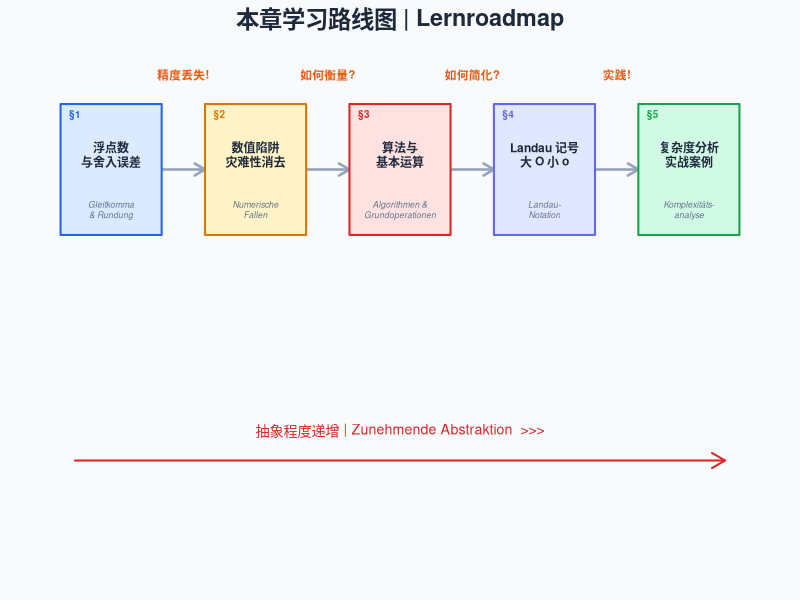
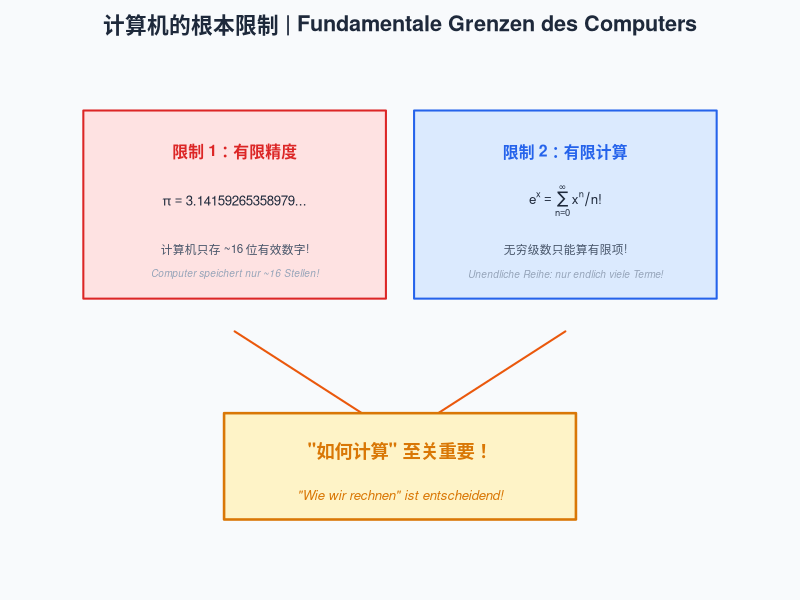
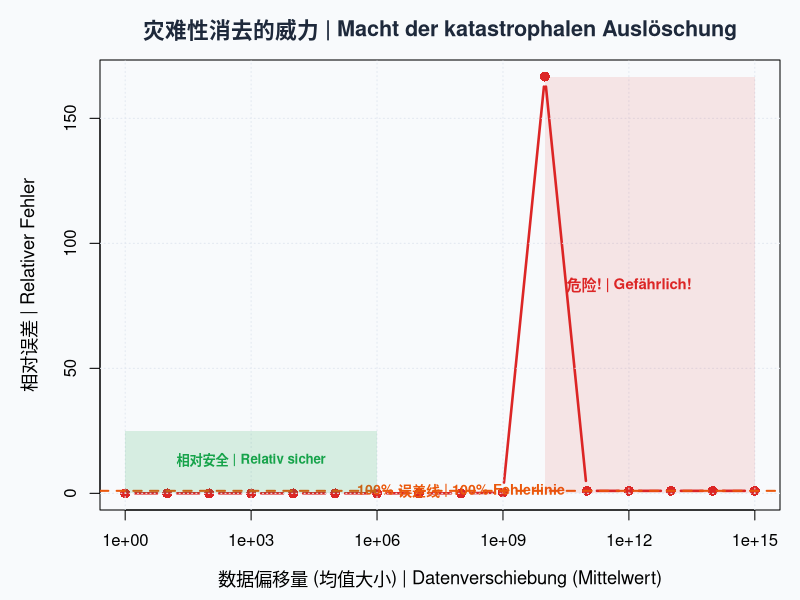
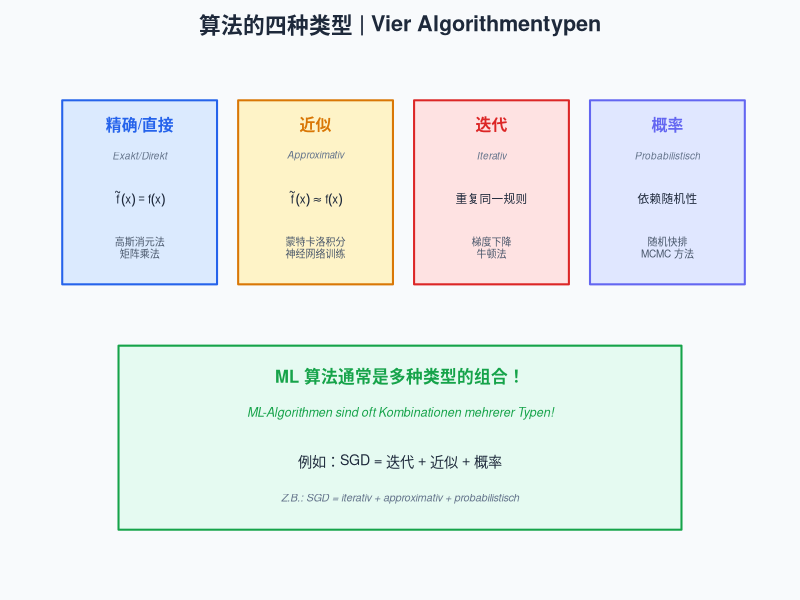
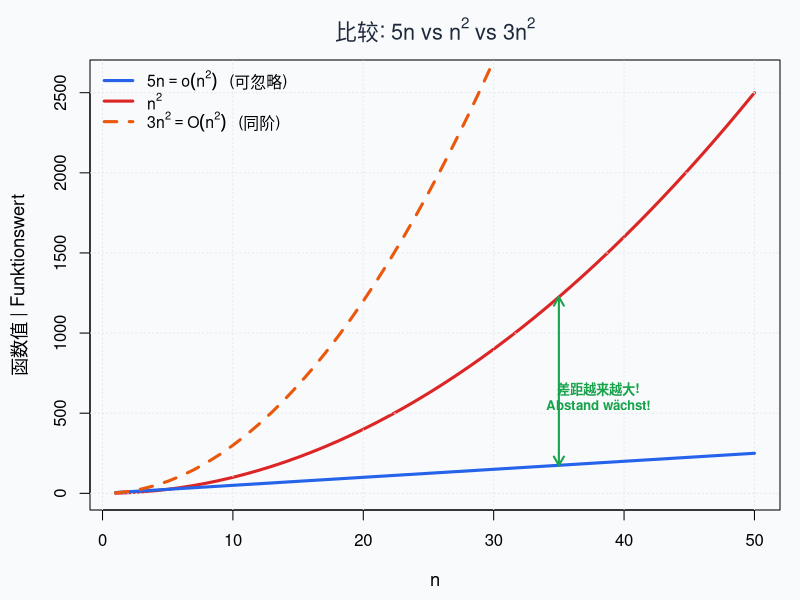
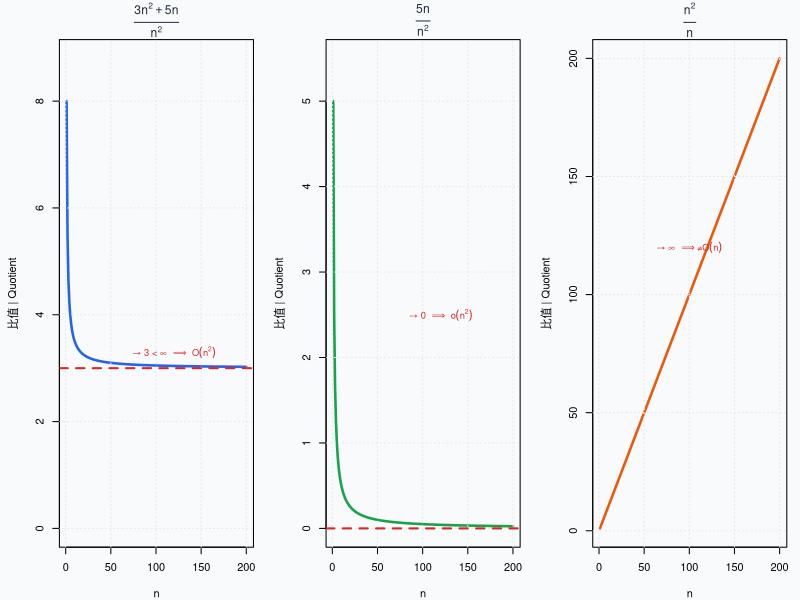
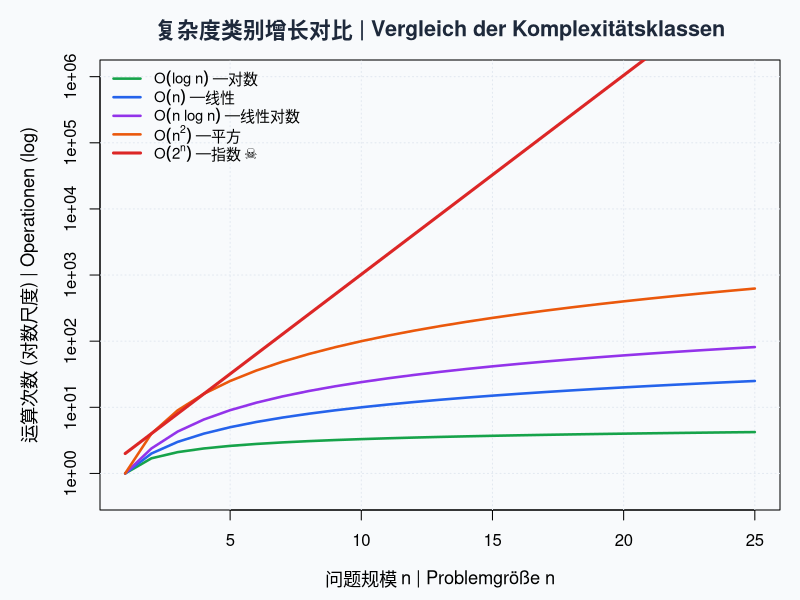
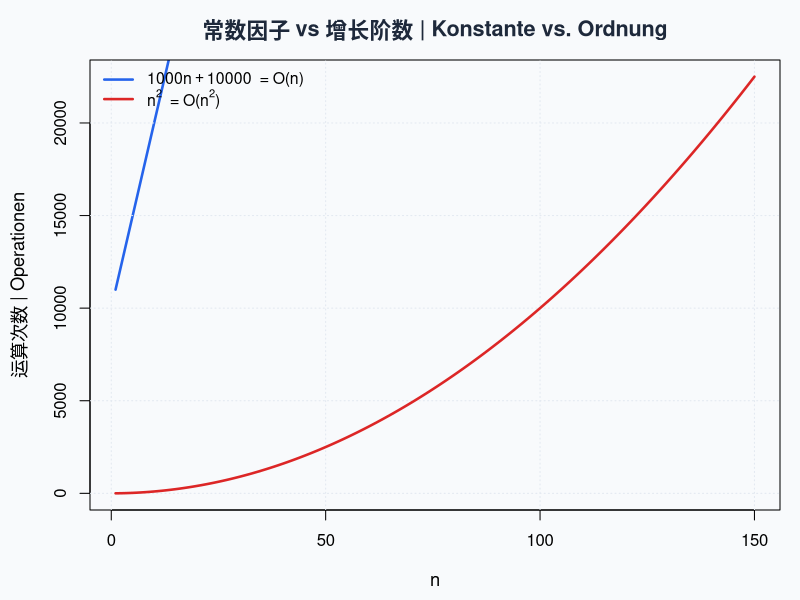

Reproduce these figures in R, in order.
## ---- chunk 1
#| label: setup
#| include: false
knitr::opts_chunk$set(
  fig.width = 9, fig.height = 5.5,
  message = FALSE, warning = FALSE,
  dev = "ragg_png", dpi = 150
)

# 全局配色方案 | Globales Farbschema
palette_main <- list(
  blue     = "#2563EB",
  red      = "#DC2626",
  green    = "#16A34A",
  orange   = "#EA580C",
  purple   = "#9333EA",
  gray     = "#6B7280",
  bg_light = "#F8FAFC",
  bg_warn  = "#FEF3C7"
)
## ---- chunk 2
#| label: fig-roadmap
#| fig-cap: "本章学习路线图：从计算机的限制到复杂度分析 | Lernroadmap: Von den Grenzen des Computers zur Komplexitätsanalyse"
#| dev: "ragg_png"
#| code-fold: true

par(mar = c(0.5, 0.5, 2, 0.5), bg = "#F8FAFC")
plot(NULL, xlim = c(0, 10), ylim = c(0, 7), axes = FALSE, 
     xlab = "", ylab = "", main = "")
title(expression(bold("本章学习路线图 | Lernroadmap")), 
      cex.main = 1.4, col.main = "#1E293B")

# Draw path
steps_x <- c(1, 3, 5, 7, 9)
steps_y <- c(5.5, 5.5, 5.5, 5.5, 5.5)
arrows(steps_x[-5] + 0.7, steps_y[-5], steps_x[-1] - 0.7, steps_y[-1],
       col = "#94A3B8", lwd = 2.5, length = 0.12)

labels_cn <- c("浮点数\n与舍入误差", "数值陷阱\n灾难性消去", 
               "算法与\n基本运算", "Landau 记号\n大 O 小 o", 
               "复杂度分析\n实战案例")
labels_de <- c("Gleitkomma\n& Rundung", "Numerische\nFallen", 
               "Algorithmen &\nGrundoperationen", "Landau-\nNotation", 
               "Komplexitäts-\nanalyse")
colors <- c("#DBEAFE", "#FEF3C7", "#FEE2E2", "#E0E7FF", "#D1FAE5")
borders <- c("#2563EB", "#D97706", "#DC2626", "#6366F1", "#16A34A")

for (i in 1:5) {
  rect(steps_x[i] - 0.7, steps_y[i] - 0.9, steps_x[i] + 0.7, steps_y[i] + 0.9,
       col = colors[i], border = borders[i], lwd = 2)
  text(steps_x[i], steps_y[i] + 0.2, labels_cn[i], cex = 0.72, font = 2, col = "#1E293B")
  text(steps_x[i], steps_y[i] - 0.55, labels_de[i], cex = 0.52, col = "#64748B", font = 3)
}

# Difficulty arrow
arrows(0.5, 1.5, 9.5, 1.5, col = "#DC2626", lwd = 2, length = 0.15)
text(5, 1.9, "抽象程度递增 | Zunehmende Abstraktion  >>>", cex = 0.85, col = "#DC2626")

# Trigger labels
triggers <- c("", "精度丢失!", "如何衡量?", "如何简化?", "实践!")
for (i in 2:5) {
  text(steps_x[i] - 1, steps_y[i] + 1.3, triggers[i],
       cex = 0.7, col = "#EA580C", font = 2)
}

for (i in 1:5) {
  text(steps_x[i] - 0.5, steps_y[i] + 0.75, paste0("§", i), 
       cex = 0.6, col = borders[i], font = 2)
}
## ---- chunk 3
#| label: fig-finite-limits
#| fig-cap: "计算机的两大根本限制：有限精度和有限计算 | Zwei fundamentale Grenzen: endliche Präzision und endliche Berechnung"
#| code-fold: true

par(bg = "#F8FAFC", mar = c(1, 1, 2.5, 1))
plot(NULL, xlim = c(0, 10), ylim = c(0, 6), axes = FALSE, xlab = "", ylab = "")
title("计算机的根本限制 | Fundamentale Grenzen des Computers", 
      cex.main = 1.3, col.main = "#1E293B")

# Limitation 1: finite precision
rect(0.5, 3.2, 4.8, 5.5, col = "#FEE2E2", border = "#DC2626", lwd = 2)
text(2.65, 5.0, "限制 1：有限精度", cex = 0.95, font = 2, col = "#DC2626")
text(2.65, 4.4, expression(pi == "3.14159265358979..."), cex = 0.8, col = "#1E293B")
text(2.65, 3.8, "计算机只存 ~16 位有效数字!", cex = 0.7, col = "#475569")
text(2.65, 3.5, "Computer speichert nur ~16 Stellen!", cex = 0.6, col = "#94A3B8", font = 3)

# Limitation 2: finite computation
rect(5.2, 3.2, 9.5, 5.5, col = "#DBEAFE", border = "#2563EB", lwd = 2)
text(7.35, 5.0, "限制 2：有限计算", cex = 0.95, font = 2, col = "#2563EB")
text(7.35, 4.4, expression(e^x == sum(x^n / n*"!", n==0, infinity)), cex = 0.8, col = "#1E293B")
text(7.35, 3.8, "无穷级数只能算有限项!", cex = 0.7, col = "#475569")
text(7.35, 3.5, "Unendliche Reihe: nur endlich viele Terme!", cex = 0.6, col = "#94A3B8", font = 3)

# Consequence arrow
arrows(2.65, 2.8, 5, 1.5, col = "#EA580C", lwd = 2, length = 0.12)
arrows(7.35, 2.8, 5, 1.5, col = "#EA580C", lwd = 2, length = 0.12)
rect(2.5, 0.5, 7.5, 1.8, col = "#FEF3C7", border = "#D97706", lwd = 2.5)
text(5, 1.35, '"如何计算" 至关重要！', cex = 1.1, font = 2, col = "#D97706")
text(5, 0.8, '"Wie wir rechnen" ist entscheidend!', cex = 0.8, col = "#D97706", font = 3)
## ---- chunk 4
#| label: precision-demo
#| code-fold: false

# 浮点数精度演示 | Demonstration der Gleitkomma-Präzision

cat("=== 浮点数精度限制 | Grenzen der Gleitkomma-Präzision ===\n\n")

# 1/3 的表示
cat("1/3 =", format(1/3, digits = 20), "\n")
cat("  只有约 16 位有效数字 | Nur ca. 16 signifikante Stellen\n\n")

# 经典测试：0.1 + 0.2 != 0.3
cat("0.1 + 0.2 == 0.3 ?", 0.1 + 0.2 == 0.3, "\n")
cat("0.1 + 0.2 =", format(0.1 + 0.2, digits = 20), "\n")
cat("0.3       =", format(0.3, digits = 20), "\n")
cat("差值 | Differenz:", format(0.1 + 0.2 - 0.3, digits = 5), "\n\n")

# 机器精度 | Maschinengenauigkeit
cat("机器精度 (Machine epsilon):", .Machine$double.eps, "\n")
cat("这是浮点数能区分 1 和 1+ε 的最小 ε\n")
cat("Das kleinste ε, für das 1 + ε ≠ 1 gilt\n")
## ---- chunk 5
#| label: catastrophic-cancellation
#| code-fold: false

cat("=== 灾难性消去演示 | Demonstration der katastrophalen Auslöschung ===\n\n")

# 数据：在 10^9 附近，波动很小
set.seed(42)
x <- 1e9 + rnorm(10000, mean = 0, sd = 10)

cat("数据描述 | Datenbeschreibung:\n")
cat("  均值 ~", format(mean(x), digits = 12), "\n")
cat("  标准差 ~", round(sd(x), 4), "\n")
cat("  真实方差 ~", round(var(x) * (length(x)-1) / length(x), 4), "\n\n")

# 不稳定公式 | Instabile Formel
var_unstable <- mean(x^2) - mean(x)^2
cat("不稳定公式 | Instabile Formel:\n")
cat("  mean(x^2) =", format(mean(x^2), digits = 20), "\n")
cat("  mean(x)^2 =", format(mean(x)^2, digits = 20), "\n")
cat("  差值 (方差) =", var_unstable, "\n\n")

# 稳定公式 | Stabile Formel
var_stable <- mean((x - mean(x))^2)
cat("稳定公式 | Stabile Formel:\n")
cat("  方差 =", var_stable, "\n\n")

# 对比
cat("相对误差 | Relativer Fehler:",
    format(abs(var_unstable - var_stable) / var_stable * 100, digits = 4), "%\n")
## ---- chunk 6
#| label: fig-cancellation-visual
#| fig-cap: "灾难性消去：数据均值越大，不稳定公式的误差越大 | Katastrophale Auslöschung: Je größer der Mittelwert, desto größer der Fehler"

offsets <- 10^(0:15)
errors <- numeric(length(offsets))

set.seed(123)
base_data <- rnorm(5000, mean = 0, sd = 10)

for (i in seq_along(offsets)) {
  x_shifted <- base_data + offsets[i]
  var_true <- mean((x_shifted - mean(x_shifted))^2)
  var_bad  <- mean(x_shifted^2) - mean(x_shifted)^2
  errors[i] <- abs(var_bad - var_true) / max(var_true, 1e-30)
}

par(bg = "#F8FAFC", mar = c(4.5, 5, 3, 1))
plot(offsets, errors, type = "b", pch = 16, col = "#DC2626", lwd = 2.5, cex = 1.3,
     log = "x", 
     xlab = "数据偏移量 (均值大小) | Datenverschiebung (Mittelwert)",
     ylab = "相对误差 | Relativer Fehler",
     main = "灾难性消去的威力 | Macht der katastrophalen Auslöschung",
     cex.lab = 1.1, cex.main = 1.3, col.main = "#1E293B")
grid(col = "#E2E8F0")
abline(h = 1, col = "#EA580C", lty = 2, lwd = 2)
text(1e8, 1.3, "100% 误差线 | 100% Fehlerlinie", col = "#EA580C", cex = 0.85, font = 2)

# 安全区域标注
rect(1e0, 0, 1e6, max(errors)*0.15, col = adjustcolor("#16A34A", 0.15), border = NA)
text(1e3, max(errors)*0.08, "相对安全 | Relativ sicher", col = "#16A34A", cex = 0.8, font = 2)
rect(1e10, 0, 1e15, max(errors), col = adjustcolor("#DC2626", 0.1), border = NA)
text(1e12, max(errors)*0.5, "危险! | Gefährlich!", col = "#DC2626", cex = 0.9, font = 2)
## ---- chunk 7
#| label: associativity-demo
#| code-fold: false

cat("=== 加法结合律失效演示 | Verletzung des Assoziativgesetzes ===\n\n")

x <- 1e30
y <- -1e30
z <- 1

# 顺序 1: (x + y) + z
result1 <- (x + y) + z
cat("(x + y) + z = (", format(x, scientific = TRUE), " + ", 
    format(y, scientific = TRUE), ") + ", z, "\n")
cat("            = ", x + y, " + ", z, "\n")
cat("            = ", result1, "\n\n")

# 顺序 2: x + (y + z)
yz <- y + z
result2 <- x + yz
cat("x + (y + z) = ", format(x, scientific = TRUE), " + (", 
    format(y, scientific = TRUE), " + ", z, ")\n")
cat("            = ", format(x, scientific = TRUE), " + ", format(yz, scientific = TRUE), "\n")
cat("            = ", result2, "\n\n")

cat("结果相同？ | Gleich?", result1 == result2, "\n")
cat("正确答案应该是 1，但第二种顺序得到 0!\n")
cat("Die korrekte Antwort ist 1, aber die zweite Reihenfolge ergibt 0!\n")
## ---- chunk 8
#| label: fig-algo-types
#| fig-cap: "四种算法类型及其在机器学习中的典型应用 | Vier Algorithmentypen und ihre typischen Anwendungen im ML"
#| code-fold: true

par(bg = "#F8FAFC", mar = c(1, 1, 2.5, 1))
plot(NULL, xlim = c(0, 10), ylim = c(0, 8), axes = FALSE, xlab = "", ylab = "")
title("算法的四种类型 | Vier Algorithmentypen", cex.main = 1.3, col.main = "#1E293B")

# Type boxes
types_x <- c(1.3, 3.8, 6.3, 8.8)
types_cn <- c("精确/直接", "近似", "迭代", "概率")
types_de <- c("Exakt/Direkt", "Approximativ", "Iterativ", "Probabilistisch")
types_desc_cn <- c(
  expression(tilde(f)(x) == f(x)),
  expression(tilde(f)(x) %~~% f(x)),
  "重复同一规则",
  "依赖随机性"
)
types_example <- c(
  "高斯消元法\n矩阵乘法",
  "蒙特卡洛积分\n神经网络训练",
  "梯度下降\n牛顿法",
  "随机快排\nMCMC 方法"
)
colors_type <- c("#DBEAFE", "#FEF3C7", "#FEE2E2", "#E0E7FF")
borders_type <- c("#2563EB", "#D97706", "#DC2626", "#6366F1")

for (i in 1:4) {
  rect(types_x[i] - 1.1, 4.5, types_x[i] + 1.1, 7.5,
       col = colors_type[i], border = borders_type[i], lwd = 2)
  text(types_x[i], 7.1, types_cn[i], cex = 0.95, font = 2, col = borders_type[i])
  text(types_x[i], 6.6, types_de[i], cex = 0.6, col = "#64748B", font = 3)
  text(types_x[i], 5.9, types_desc_cn[i], cex = 0.7, col = "#1E293B")
  text(types_x[i], 5.1, types_example[i], cex = 0.6, col = "#475569")
}

# Bottom note
rect(1, 0.5, 9, 3.5, col = adjustcolor("#D1FAE5", 0.5), border = "#16A34A", lwd = 2)
text(5, 3.0, 'ML 算法通常是多种类型的组合！', cex = 1.0, font = 2, col = "#16A34A")
text(5, 2.4, 'ML-Algorithmen sind oft Kombinationen mehrerer Typen!', 
     cex = 0.75, col = "#16A34A", font = 3)
text(5, 1.6, '例如：SGD = 迭代 + 近似 + 概率', cex = 0.85, col = "#1E293B")
text(5, 1.0, 'Z.B.: SGD = iterativ + approximativ + probabilistisch', 
     cex = 0.65, col = "#64748B", font = 3)
## ---- chunk 9
#| label: matvec-example
#| code-fold: false

# 矩阵-向量乘法的逐步演示 | Schritt-für-Schritt Matrix-Vektor-Multiplikation
A <- matrix(c(1, 3, 5, 2, 4, 6), nrow = 3, ncol = 2)
x_vec <- c(7, 8)

cat("A =\n"); print(A)
cat("\nx =", x_vec, "\n\n")

cat("=== 逐行计算 (按行做点积) | Zeilenweise Berechnung ===\n\n")

total_mult <- 0
total_add <- 0

for (i in 1:nrow(A)) {
  row_i <- A[i, ]
  terms <- paste0(row_i, "·", x_vec, collapse = " + ")
  products <- row_i * x_vec
  result <- sum(products)
  
  cat("第", i, "行 | Zeile", i, ": y_", i, " = ", terms, 
      " = ", paste(products, collapse = " + "),
      " = ", result, "\n", sep = "")
  cat("   ", ncol(A), "次乘法 +", ncol(A) - 1, "次加法\n\n")
  
  total_mult <- total_mult + ncol(A)
  total_add <- total_add + (ncol(A) - 1)
}

y_result <- A %*% x_vec
cat("结果 | Ergebnis: y = (", paste(y_result, collapse = ", "), ")^T\n\n")

cat("=== 开销统计 | Aufwandstatistik ===\n")
cat("乘法次数 | Multiplikationen:", total_mult, "(=", nrow(A), "×", ncol(A), ")\n")
cat("加法次数 | Additionen:      ", total_add, "(=", nrow(A), "×(", ncol(A), "-1) )\n")
cat("总运算次数 | Gesamt:         ", total_mult + total_add, "\n")
## ---- chunk 10
#| label: loop-counting-demo
#| code-fold: false

# 循环算法开销计数演示 | Demonstration der Operationszählung
loop_cost <- function(n, d) {
  per_iter <- 2 * n + 1   # 每次迭代：1 次减法 + n 次乘法 + n 次加法
  total <- d * per_iter    # 总开销
  data.frame(n = n, d = d, 
             `每次迭代` = per_iter, 
             `总运算次数` = total,
             `约等于` = paste0("≈ 2×", n, "×", d, " = ", 2*n*d),
             check.names = FALSE)
}

results <- rbind(
  loop_cost(10, 5),
  loop_cost(100, 50),
  loop_cost(1000, 500),
  loop_cost(10000, 5000)
)
knitr::kable(results, align = "ccccc",
             caption = "循环算法开销随 n、d 增长 | Aufwand bei wachsendem n, d")
## ---- chunk 11
#| label: fig-landau-visual
#| fig-cap: "大 O 和小 o 的直觉对比 | Intuition von O und o im Vergleich"
#| code-fold: true

par(bg = "#F8FAFC", mar = c(4.5, 4.5, 3, 1))
n_seq <- 1:50

plot(n_seq, n_seq^2, type = "l", col = "#DC2626", lwd = 3,
     xlab = "n", ylab = "函数值 | Funktionswert",
     main = expression("比较: " * 5*n * " vs " * n^2 * " vs " * 3*n^2),
     ylim = c(0, 2600),
     cex.lab = 1.1, cex.main = 1.3, col.main = "#1E293B")
grid(col = "#E2E8F0")
lines(n_seq, 5 * n_seq, col = "#2563EB", lwd = 3)
lines(n_seq, 3 * n_seq^2, col = "#EA580C", lwd = 3, lty = 2)

legend("topleft",
       legend = c(
         expression(5*n == o(n^2) ~ "  (可忽略)"),
         expression(n^2),
         expression(3*n^2 == O(n^2) ~ "  (同阶)")
       ),
       col = c("#2563EB", "#DC2626", "#EA580C"),
       lwd = 3, lty = c(1, 1, 2), bty = "n", cex = 0.95)

# 标注
arrows(35, 5*35, 35, 35^2, col = "#16A34A", lwd = 2, length = 0.1, code = 3)
text(38, 600, "差距越来越大!\nAbstand wächst!", col = "#16A34A", cex = 0.8, font = 2)
## ---- chunk 12
#| label: fig-landau-ratios
#| fig-cap: "通过比值极限判断 O 和 o 关系 | O- und o-Beziehungen durch Grenzwerte von Quotienten"
#| fig-height: 5

par(mfrow = c(1, 3), bg = "#F8FAFC", mar = c(4, 4.5, 3, 1))
n_seq <- 1:200

# 例 1: 3n^2 + 5n = O(n^2)
ratio1 <- (3 * n_seq^2 + 5 * n_seq) / n_seq^2
plot(n_seq, ratio1, type = "l", col = "#2563EB", lwd = 2.5,
     xlab = "n", ylab = "比值 | Quotient",
     main = expression(frac(3*n^2 + 5*n, n^2)),
     ylim = c(0, max(ratio1) * 1.1),
     cex.main = 1.1, col.main = "#1E293B")
grid(col = "#E2E8F0")
abline(h = 3, col = "#DC2626", lty = 2, lwd = 2)
text(120, 3.3, expression("→ 3 < ∞  ⟹  " * O(n^2)), col = "#DC2626", cex = 0.85, font = 2)

# 例 2: 5n = o(n^2)
ratio2 <- 5 * n_seq / n_seq^2
plot(n_seq, ratio2, type = "l", col = "#16A34A", lwd = 2.5,
     xlab = "n", ylab = "比值 | Quotient",
     main = expression(frac(5*n, n^2)),
     ylim = c(0, max(ratio2) * 1.1),
     cex.main = 1.1, col.main = "#1E293B")
grid(col = "#E2E8F0")
abline(h = 0, col = "#DC2626", lty = 2, lwd = 2)
text(120, max(ratio2)*0.5, expression("→ 0  ⟹  " * o(n^2)), col = "#DC2626", cex = 0.85, font = 2)

# 例 3: n^2 ≠ O(n)
ratio3 <- n_seq^2 / n_seq
plot(n_seq, ratio3, type = "l", col = "#EA580C", lwd = 2.5,
     xlab = "n", ylab = "比值 | Quotient",
     main = expression(frac(n^2, n)),
     cex.main = 1.1, col.main = "#1E293B")
grid(col = "#E2E8F0")
text(100, max(ratio3)*0.6, expression("→ ∞  ⟹ ≠" * O(n)), col = "#DC2626", cex = 0.85, font = 2)

par(mfrow = c(1, 1))
## ---- chunk 13
#| label: fig-complexity-classes
#| fig-cap: "不同复杂度类别的增长速度对比：线性以下很快，指数级灾难性增长 | Wachstumsvergleich verschiedener Komplexitätsklassen"
#| fig-height: 6

par(bg = "#F8FAFC", mar = c(4.5, 5, 3, 1))
n_seq <- 1:25

plot(NULL, xlim = c(1, 25), ylim = c(0.5, 1e6), log = "y",
     xlab = "问题规模 n | Problemgröße n",
     ylab = "运算次数 (对数尺度) | Operationen (log)",
     main = "复杂度类别增长对比 | Vergleich der Komplexitätsklassen",
     cex.lab = 1.1, cex.main = 1.3, col.main = "#1E293B")
grid(col = "#E2E8F0")

cols <- c("#16A34A", "#2563EB", "#9333EA", "#EA580C", "#DC2626")
lwds <- c(2.5, 2.5, 2.5, 2.5, 3)
ltys <- c(1, 1, 1, 1, 1)

lines(n_seq, log(n_seq) + 1, col = cols[1], lwd = lwds[1])        # O(log n)
lines(n_seq, n_seq, col = cols[2], lwd = lwds[2])                  # O(n)
lines(n_seq, n_seq * log(n_seq) + 1, col = cols[3], lwd = lwds[3]) # O(n log n)
lines(n_seq, n_seq^2, col = cols[4], lwd = lwds[4])                # O(n^2)
lines(n_seq, 2^n_seq, col = cols[5], lwd = lwds[5])                # O(2^n)

legend("topleft",
       legend = c(
         expression(O(log~n) ~ "—对数"),
         expression(O(n) ~ "—线性"),
         expression(O(n~log~n) ~ "—线性对数"),
         expression(O(n^2) ~ "—平方"),
         expression(O(2^n) ~ "—指数 ☠️")
       ),
       col = cols, lwd = lwds, bty = "n", cex = 0.9)
## ---- chunk 14
#| label: fig-constant-matters
#| fig-cap: "常数因子在小规模时可能比阶数更重要 | Konstante Faktoren können bei kleinem n wichtiger sein als die Ordnung"

par(bg = "#F8FAFC", mar = c(4.5, 4.5, 3, 1))
n_seq <- 1:150

f1 <- 1000 * n_seq + 10000  # O(n), 但常数很大
f2 <- n_seq^2                 # O(n^2)

plot(n_seq, f1, type = "l", col = "#2563EB", lwd = 2.5,
     xlab = "n", ylab = "运算次数 | Operationen",
     main = "常数因子 vs 增长阶数 | Konstante vs. Ordnung",
     ylim = c(0, max(f2)),
     cex.lab = 1.1, cex.main = 1.3, col.main = "#1E293B")
grid(col = "#E2E8F0")
lines(n_seq, f2, col = "#DC2626", lwd = 2.5)

# 交叉点
cross <- which(f2 > f1)[1]
abline(v = cross, col = "#EA580C", lty = 2, lwd = 1.5)
points(cross, f1[cross], pch = 16, col = "#EA580C", cex = 2)
text(cross + 5, f1[cross], paste0("交叉点 n ≈ ", cross), 
     col = "#EA580C", cex = 0.9, font = 2, pos = 4)

# 区域标注
text(cross / 2, max(f2) * 0.8, expression(n^2 ~ "更快!"), 
     col = "#DC2626", cex = 1, font = 2)
text(cross + 30, max(f2) * 0.8, "1000n+10000\n更快!", 
     col = "#2563EB", cex = 1, font = 2)

legend("topleft",
       legend = c(expression(1000*n + 10000 ~ " = O(n)"),
                  expression(n^2 ~ " = O(" * n^2 * ")")),
       col = c("#2563EB", "#DC2626"), lwd = 2.5, bty = "n", cex = 0.95)
## ---- chunk 15
#| label: simplification-demo
#| code-fold: false

# 化简演示 | Vereinfachungsdemonstration
cat("=== 化简: 4n³ + 16n² + 239 ===\n\n")

n_vals <- c(10, 100, 1000, 10000)

for (n in n_vals) {
  exact <- 4 * n^3 + 16 * n^2 + 239
  dominant <- 4 * n^3
  ratio <- exact / n^3
  contribution <- round(dominant / exact * 100, 2)
  
  cat("n =", format(n, width = 6), 
      ": 精确值 =", format(exact, big.mark = ",", width = 18),
      "  4n³ 占比 =", paste0(contribution, "%"),
      "  精确值/n³ =", round(ratio, 4), "\n")
}

cat("\n结论 | Fazit: 当 n 足够大时, 比值趋向 4, 主导项 4n³ 几乎等于全部!\n")
cat("Also: 4n³ + 16n² + 239 = O(n³)\n")
## ---- chunk 16
#| label: stat-ops-benchmark
#| code-fold: true

cat("=== 统计运算复杂度验证 | Verifikation der Komplexität ===\n\n")

library(microbenchmark)

n_vals <- c(100, 500, 1000, 5000)
mean_times <- numeric(length(n_vals))
dist_times <- numeric(length(n_vals))

for (i in seq_along(n_vals)) {
  n <- n_vals[i]
  x <- rnorm(n)
  
  mean_times[i] <- median(microbenchmark(mean(x), times = 50)$time) / 1e6
  dist_times[i] <- median(microbenchmark(as.matrix(dist(x)), times = 10)$time) / 1e6
}

results_df <- data.frame(
  n = n_vals,
  `均值 (ms)` = round(mean_times, 4),
  `距离矩阵 (ms)` = round(dist_times, 2),
  `均值比率 (n翻倍)` = c(NA, round(mean_times[-1] / mean_times[-length(mean_times)], 1)),
  `距离矩阵比率 (n翻倍)` = c(NA, round(dist_times[-1] / dist_times[-length(dist_times)], 1)),
  check.names = FALSE
)
knitr::kable(results_df, align = "ccccc",
             caption = "均值 O(n) vs 距离矩阵 O(n²)：n翻倍时耗时的倍率 | Zeitvergleich bei Verdopplung von n")
## ---- chunk 17
#| label: fig-stat-ops
#| fig-cap: "均值 (O(n)) 和距离矩阵 (O(n²)) 的计算时间对比 | Zeitvergleich: Mittelwert O(n) vs. Distanzmatrix O(n²)"

par(bg = "#F8FAFC", mar = c(4.5, 4.5, 3, 1))
plot(n_vals, dist_times, type = "b", pch = 16, col = "#DC2626", lwd = 2.5, cex = 1.5,
     xlab = "n", ylab = "计算时间 (ms) | Rechenzeit (ms)",
     main = "O(n) vs O(n²) 实际计时 | Tatsächliche Laufzeiten",
     ylim = c(0, max(dist_times) * 1.15),
     cex.lab = 1.1, cex.main = 1.3, col.main = "#1E293B")
grid(col = "#E2E8F0")
lines(n_vals, mean_times, type = "b", pch = 17, col = "#2563EB", lwd = 2.5, cex = 1.5)

legend("topleft",
       legend = c(expression("距离矩阵 " * O(n^2) * " | Distanzmatrix"),
                  expression("均值 " * O(n) * " | Mittelwert")),
       col = c("#DC2626", "#2563EB"), pch = c(16, 17), lwd = 2.5, bty = "n", cex = 0.95)
## ---- chunk 18
#| label: fibonacci-implementations
#| code-fold: false

# === 迭代版本 | Iterative Version ===
# 时间：O(n)，空间：O(n)
fib_iterative <- function(n) {
  if (n <= 1) return(n)
  x <- numeric(n + 1)
  x[2] <- 1  # x[1]=F(0)=0, x[2]=F(1)=1
  for (i in 3:(n + 1)) {
    x[i] <- x[i - 1] + x[i - 2]
  }
  return(x[n + 1])
}

# === 朴素递归版本 | Naive rekursive Version ===
# 时间：O(2^n)，空间：O(n)（调用栈深度）
fib_recursive <- function(n) {
  if (n <= 1) return(n)
  return(fib_recursive(n - 1) + fib_recursive(n - 2))
}

# 验证两者给出相同结果
cat("验证 | Verifikation:\n")
for (n in c(0, 1, 5, 10, 20)) {
  cat("  F(", n, ") = 迭代:", fib_iterative(n), 
      " 递归:", fib_recursive(n), "\n")
}
## ---- chunk 19
#| label: fig-fibonacci-comparison
#| fig-cap: "迭代 O(n) vs 朴素递归 O(2^n)：递归版本在 n≈30 时已经明显变慢 | Iterativ O(n) vs. Naiv-Rekursiv O(2^n): drastischer Unterschied"
#| fig-height: 6

n_test <- c(5, 10, 15, 20, 25, 30)
time_iter <- numeric(length(n_test))
time_recur <- numeric(length(n_test))

for (i in seq_along(n_test)) {
  n <- n_test[i]
  time_iter[i] <- median(microbenchmark(fib_iterative(n), times = 100)$time) / 1e6
  
  if (n <= 30) {
    time_recur[i] <- median(microbenchmark(fib_recursive(n), times = 5)$time) / 1e6
  } else {
    time_recur[i] <- NA
  }
}

par(bg = "#F8FAFC", mar = c(4.5, 5, 3, 1))
plot(n_test, time_recur, type = "b", pch = 4, col = "#DC2626", lwd = 2.5, cex = 1.5,
     xlab = "n", ylab = "计算时间 (ms) | Rechenzeit (ms)",
     main = "斐波那契：迭代 vs 递归 | Fibonacci: Iterativ vs. Rekursiv",
     ylim = c(0, max(time_recur, na.rm = TRUE) * 1.15),
     cex.lab = 1.1, cex.main = 1.3, col.main = "#1E293B")
grid(col = "#E2E8F0")
lines(n_test, time_iter, type = "b", pch = 16, col = "#16A34A", lwd = 2.5, cex = 1.5)

legend("topleft",
       legend = c(expression("朴素递归 " * O(2^n) * " | Naiv-rekursiv"),
                  expression("迭代 " * O(n) * " | Iterativ")),
       col = c("#DC2626", "#16A34A"), pch = c(4, 16), lwd = 2.5, bty = "n", cex = 0.95)

# 标注
if (!is.na(time_recur[length(n_test)])) {
  text(n_test[length(n_test)] - 2, time_recur[length(n_test)] * 0.7,
       paste0("n=30 递归:", round(time_recur[length(n_test)], 1), " ms"),
       col = "#DC2626", cex = 0.85, font = 2)
}
text(n_test[length(n_test)] - 2, max(time_recur, na.rm = TRUE) * 0.1,
     paste0("n=30 迭代:", round(time_iter[length(n_test)], 4), " ms"),
     col = "#16A34A", cex = 0.85, font = 2)
## ---- chunk 20
#| label: fig-fibonacci-tree
#| fig-cap: "递归调用树：fib(5) 需要 15 次函数调用，大量重复计算 | Rekursiver Aufrufbaum: fib(5) braucht 15 Funktionsaufrufe mit vielen Wiederholungen"
#| code-fold: true

par(bg = "#F8FAFC", mar = c(1, 1, 2.5, 1))
plot(NULL, xlim = c(0, 32), ylim = c(0, 12), axes = FALSE, xlab = "", ylab = "")
title("递归调用树: fib(5) | Rekursiver Aufrufbaum: fib(5)",
      cex.main = 1.3, col.main = "#1E293B")

# Tree structure for fib(5)
draw_node <- function(x, y, label, col_fill = "#DBEAFE", col_border = "#2563EB") {
  rect(x - 1.2, y - 0.4, x + 1.2, y + 0.4, 
       col = col_fill, border = col_border, lwd = 1.5)
  text(x, y, label, cex = 0.7, col = "#1E293B", font = 2)
}

draw_edge <- function(x1, y1, x2, y2) {
  segments(x1, y1 - 0.4, x2, y2 + 0.4, col = "#94A3B8", lwd = 1.2)
}

# Level 0: fib(5)
draw_node(16, 11, "fib(5)")

# Level 1: fib(4), fib(3)
draw_edge(16, 11, 8, 9); draw_edge(16, 11, 24, 9)
draw_node(8, 9, "fib(4)")
draw_node(24, 9, "fib(3)", "#FEF3C7", "#D97706")

# Level 2
draw_edge(8, 9, 4, 7); draw_edge(8, 9, 12, 7)
draw_node(4, 7, "fib(3)", "#FEF3C7", "#D97706")
draw_node(12, 7, "fib(2)", "#FEE2E2", "#DC2626")

draw_edge(24, 9, 20, 7); draw_edge(24, 9, 28, 7)
draw_node(20, 7, "fib(2)", "#FEE2E2", "#DC2626")
draw_node(28, 7, "fib(1)", "#D1FAE5", "#16A34A")

# Level 3
draw_edge(4, 7, 2, 5); draw_edge(4, 7, 6, 5)
draw_node(2, 5, "fib(2)", "#FEE2E2", "#DC2626")
draw_node(6, 5, "fib(1)", "#D1FAE5", "#16A34A")

draw_edge(12, 7, 10, 5); draw_edge(12, 7, 14, 5)
draw_node(10, 5, "fib(1)", "#D1FAE5", "#16A34A")
draw_node(14, 5, "fib(0)", "#D1FAE5", "#16A34A")

draw_edge(20, 7, 18, 5); draw_edge(20, 7, 22, 5)
draw_node(18, 5, "fib(1)", "#D1FAE5", "#16A34A")
draw_node(22, 5, "fib(0)", "#D1FAE5", "#16A34A")

# Level 4
draw_edge(2, 5, 1, 3); draw_edge(2, 5, 3, 3)
draw_node(1, 3, "fib(1)", "#D1FAE5", "#16A34A")
draw_node(3, 3, "fib(0)", "#D1FAE5", "#16A34A")

# Legend
text(16, 1.5, "同色节点 = 重复计算! | Gleiche Farbe = Doppelberechnung!", 
     col = "#DC2626", cex = 0.9, font = 2)
text(16, 0.5, "fib(2) 被算了 3 次, fib(1) 被算了 5 次, fib(0) 被算了 3 次", 
     col = "#475569", cex = 0.75)
## ---- chunk 21
#| label: fig-matrix-mult-scaling
#| fig-cap: "不同矩阵乘法算法的理论运算次数对比 | Theoretischer Vergleich verschiedener Matrixmultiplikations-Algorithmen"

par(bg = "#F8FAFC", mar = c(4.5, 5, 3, 1))
n_mat <- seq(100, 5000, by = 100)

ops_naive    <- n_mat^3
ops_strassen <- n_mat^2.807
ops_optimal  <- n_mat^2.373

plot(n_mat, ops_naive, type = "l", col = "#DC2626", lwd = 2.5, log = "y",
     xlab = "矩阵大小 n | Matrixgröße n",
     ylab = "运算次数 (对数尺度) | Operationen (log)",
     main = "矩阵乘法算法比较 | Vergleich der Matrixmultiplikation",
     cex.lab = 1.1, cex.main = 1.3, col.main = "#1E293B")
grid(col = "#E2E8F0")
lines(n_mat, ops_strassen, col = "#EA580C", lwd = 2.5)
lines(n_mat, ops_optimal, col = "#16A34A", lwd = 2.5)

legend("topleft",
       legend = c(expression("朴素 " * O(n^3)),
                  expression("Strassen " * O(n^{2.807})),
                  expression("最优 " * O(n^{2.373}))),
       col = c("#DC2626", "#EA580C", "#16A34A"), lwd = 2.5, bty = "n", cex = 0.95)

# 标注倍率
text(4000, ops_naive[40] / 3, 
     paste0("n=5000 时差距:\n朴素/最优 ≈ ", 
            round(ops_naive[50] / ops_optimal[50], 0), " 倍!"),
     col = "#9333EA", cex = 0.85, font = 2)
## ---- chunk 22
#| label: ex1a-verify
#| code-fold: false

n_seq <- 10^(1:6)
cat("验证 a_n / n^1.5 → 5:\n")
for (n in n_seq) {
  a_n <- 100/n + 20*sqrt(n) + 5*n^1.5
  cat("  n =", format(n, width = 8), ": a_n/n^1.5 =", round(a_n / n^1.5, 6), "\n")
}
## ---- chunk 23
#| label: ex1b-verify
#| code-fold: false

cat("验证 a_n / (log(n)/n) 有界:\n")
for (n in 10^(1:6)) {
  a_n <- 2*log(n)/n + log(2)/n^2 + log(1 + 1/n)
  b_n <- log(n)/n
  cat("  n =", format(n, width = 8), ": a_n/b_n =", round(a_n/b_n, 6), 
      "  a_n =", format(a_n, digits = 6), "\n")
}
cat("\na_n → 0, 说明 a_n = o(1)\n")
## ---- chunk 24
#| label: ex2-visual
#| fig-cap: "e_n 大时 e_n² 主导，e_n 小时 e_n 主导 | e_n groß → e_n² dominiert; e_n klein → e_n dominiert"
#| fig-height: 5

par(mfrow = c(1, 2), bg = "#F8FAFC", mar = c(4, 4.5, 3, 1))

# Case 1: e_n -> infinity
e_big <- seq(1, 20, by = 0.5)
plot(e_big, e_big + e_big^2, type = "l", col = "#1E293B", lwd = 2,
     xlab = expression(e[n]), ylab = "值 | Wert",
     main = expression(e[n] %->% infinity),
     cex.main = 1.1, col.main = "#DC2626")
grid(col = "#E2E8F0")
lines(e_big, e_big^2, col = "#DC2626", lwd = 2.5, lty = 2)
lines(e_big, e_big, col = "#2563EB", lwd = 2, lty = 3)
legend("topleft", legend = c(expression(e[n] + e[n]^2), expression(e[n]^2 ~ "(主导)"), expression(e[n])),
       col = c("#1E293B", "#DC2626", "#2563EB"), lwd = c(2, 2.5, 2), lty = c(1, 2, 3), 
       bty = "n", cex = 0.8)

# Case 2: e_n -> 0
e_small <- seq(0.01, 1, by = 0.02)
plot(e_small, e_small + e_small^2, type = "l", col = "#1E293B", lwd = 2,
     xlab = expression(e[n]), ylab = "值 | Wert",
     main = expression(e[n] %->% 0),
     cex.main = 1.1, col.main = "#16A34A")
grid(col = "#E2E8F0")
lines(e_small, e_small, col = "#16A34A", lwd = 2.5, lty = 2)
lines(e_small, e_small^2, col = "#9333EA", lwd = 2, lty = 3)
legend("topleft", legend = c(expression(e[n] + e[n]^2), expression(e[n] ~ "(主导)"), expression(e[n]^2)),
       col = c("#1E293B", "#16A34A", "#9333EA"), lwd = c(2, 2.5, 2), lty = c(1, 2, 3),
       bty = "n", cex = 0.8)

par(mfrow = c(1, 1))
## ---- chunk 25
#| label: sigma2-function
#| code-fold: false

sigma_2 <- function(X, beta) {
  n <- nrow(X)
  d <- ncol(X)
  
  Sigma <- matrix(0, d, d)
  
  for (i in 1:n) {
    # 每次循环都重新计算 colMeans(X)!
    Sigma <- Sigma + (X[i,] - colMeans(X)) %*% t(X[i,] - colMeans(X))
  }
  
  as.numeric(t(beta) %*% Sigma %*% beta / n)
}
## ---- chunk 26
#| label: ex3-benchmark
#| code-fold: false

library(microbenchmark)

grid <- expand.grid(
  n = seq.int(10, 500, length = 4),
  d = seq.int(10, 500, length = 4)
)

times <- numeric(nrow(grid))

for (k in 1:nrow(grid)) {
  n <- grid[k, 1]
  d <- grid[k, 2]
  X_test <- replicate(d, rnorm(n))
  times[k] <- median(microbenchmark(
    sigma_2(X_test, rep(1, d)), times = 3
  )$time) / 1e9  # 转换为秒
}

results <- cbind(grid, time_sec = round(times, 4))
knitr::kable(results, align = "ccc",
             caption = "sigma_2 算法耗时 (秒) | Laufzeit (Sekunden)")
## ---- chunk 27
#| label: fig-ex3-benchmark
#| fig-cap: "sigma_2 的计算时间随 n 和 d 的增长 | Laufzeit von sigma_2 bei wachsendem n und d"

library(ggplot2)
plot_data <- cbind(grid, time = times)
plot_data$d_factor <- factor(plot_data$d)

ggplot(plot_data, aes(x = n, y = time, color = d_factor)) +
  geom_line(linewidth = 1.2) +
  geom_point(size = 2.5) +
  scale_color_manual(values = c("#2563EB", "#16A34A", "#EA580C", "#DC2626"),
                     name = "d =") +
  labs(x = "样本数 n | Stichprobenanzahl n",
       y = "计算时间 (秒) | Rechenzeit (s)",
       title = "sigma_2 运行时间 | Laufzeit von sigma_2") +
  theme_minimal(base_size = 13) +
  theme(plot.background = element_rect(fill = "#F8FAFC", color = NA),
        panel.grid.minor = element_blank(),
        plot.title = element_text(color = "#1E293B", face = "bold"))
## ---- chunk 28
#| label: fig-summary-chain
#| fig-cap: "本章知识逻辑链：从数值限制到复杂度分析 | Logikkette: Von numerischen Grenzen zur Komplexitätsanalyse"
#| fig-width: 12
#| fig-height: 7
#| code-fold: true

par(bg = "#F8FAFC", mar = c(1, 1, 2.5, 1))
plot(NULL, xlim = c(0, 10), ylim = c(0, 8), axes = FALSE, xlab = "", ylab = "")
title("本章核心逻辑 | Kernlogik dieses Kapitels", cex.main = 1.4, col.main = "#1E293B")

# Row 1: Problems
box_data <- data.frame(
  x = c(2, 5, 8, 2, 5, 8),
  y = c(6.5, 6.5, 6.5, 3.5, 3.5, 3.5),
  label = c("浮点数\n有限精度", "舍入误差\n会累积", "数值陷阱\n灾难性消去",
            "算法分类\n时间/空间开销", "Landau 记号\nO 和 o", "复杂度分析\n化简主导项"),
  fill = c("#FEE2E2", "#FEF3C7", "#FCE7F3", "#DBEAFE", "#E0E7FF", "#D1FAE5"),
  col = c("#DC2626", "#D97706", "#DB2777", "#2563EB", "#6366F1", "#16A34A")
)

for (i in 1:nrow(box_data)) {
  rect(box_data$x[i] - 1.3, box_data$y[i] - 0.7, 
       box_data$x[i] + 1.3, box_data$y[i] + 0.7,
       col = box_data$fill[i], border = box_data$col[i], lwd = 2)
  text(box_data$x[i], box_data$y[i], box_data$label[i],
       cex = 0.8, font = 2, col = "#1E293B")
}

# Arrows between rows
arrows(2, 5.5, 2, 4.5, col = "#94A3B8", lwd = 2, length = 0.12)
arrows(5, 5.5, 5, 4.5, col = "#94A3B8", lwd = 2, length = 0.12)
arrows(8, 5.5, 8, 4.5, col = "#94A3B8", lwd = 2, length = 0.12)

# Horizontal arrows
arrows(3.5, 6.5, 3.7, 6.5, col = "#94A3B8", lwd = 1.5, length = 0.1)
arrows(6.5, 6.5, 6.7, 6.5, col = "#94A3B8", lwd = 1.5, length = 0.1)
arrows(3.5, 3.5, 3.7, 3.5, col = "#94A3B8", lwd = 1.5, length = 0.1)
arrows(6.5, 3.5, 6.7, 3.5, col = "#94A3B8", lwd = 1.5, length = 0.1)

# Row labels
text(0.5, 6.5, "问题\nProbleme", col = "#DC2626", cex = 0.8, font = 2)
text(0.5, 3.5, "工具\nWerkzeuge", col = "#2563EB", cex = 0.8, font = 2)

# Bottom message
rect(1.5, 0.5, 8.5, 1.8, col = adjustcolor("#FEF3C7", 0.7), border = "#D97706", lwd = 2)
text(5, 1.35, "核心教训：如何计算 和 算什么 同样重要!", cex = 1.0, font = 2, col = "#D97706")
text(5, 0.8, 'Kernlektion: "Wie" ist genauso wichtig wie "Was"!', 
     cex = 0.8, col = "#D97706", font = 3)
